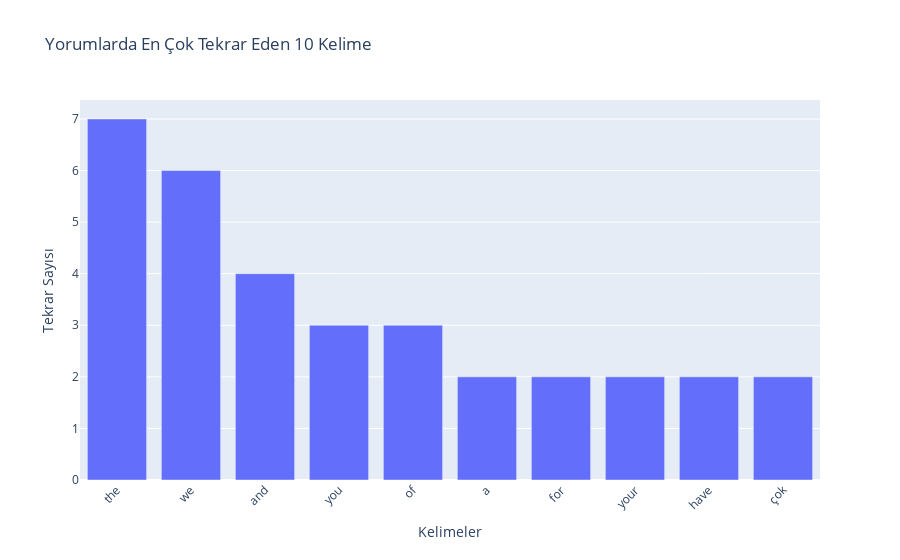

Notebook code for this chart:
### Code cell
import pandas as pd
import plotly.graph_objects as go

tum_yorumlar = ' '.join(dataset['Comments'].dropna())

tum_yorumlar = tum_yorumlar.lower()
tum_yorumlar = re.sub(r'[^a-zA-Z0-9ğüşöçıi\s]', '', tum_yorumlar)
tum_yorumlar = re.sub(r'\s+', ' ', tum_yorumlar)

kelimeler = tum_yorumlar.split()
kelime_sayilari = Counter(kelimeler)

en_cok_gecenler = kelime_sayilari.most_common(10)

kelimeler_liste = [kelime for kelime, _ in en_cok_gecenler]
sayilar_liste = [sayi for _, sayi in en_cok_gecenler]

fig = go.Figure(data=[go.Bar(x=kelimeler_liste, y=sayilar_liste)])

fig.update_layout(
    xaxis_title='Kelimeler',
    yaxis_title='Tekrar Sayısı',
    title='Yorumlarda En Çok Tekrar Eden 10 Kelime',
    xaxis_tickangle=-45  # X eksenindeki etiketleri döndürme
)

fig.show()

### Figure 1 — Plotly figure (JSON) as saved in the notebook; plotly's stock layout.template omitted (floating-point values rounded to 4 significant figures)
{"data": [{"type": "bar", "x": ["the", "we", "and", "you", "of", "a", "for", "your", "have", "çok"], "y": [7, 6, 4, 3, 3, 2, 2, 2, 2, 2]}], "layout": {"title": {"text": "Yorumlarda En Çok Tekrar Eden 10 Kelime"}, "xaxis": {"tickangle": -45, "title": {"text": "Kelimeler"}}, "yaxis": {"title": {"text": "Tekrar Sayısı"}}}}
